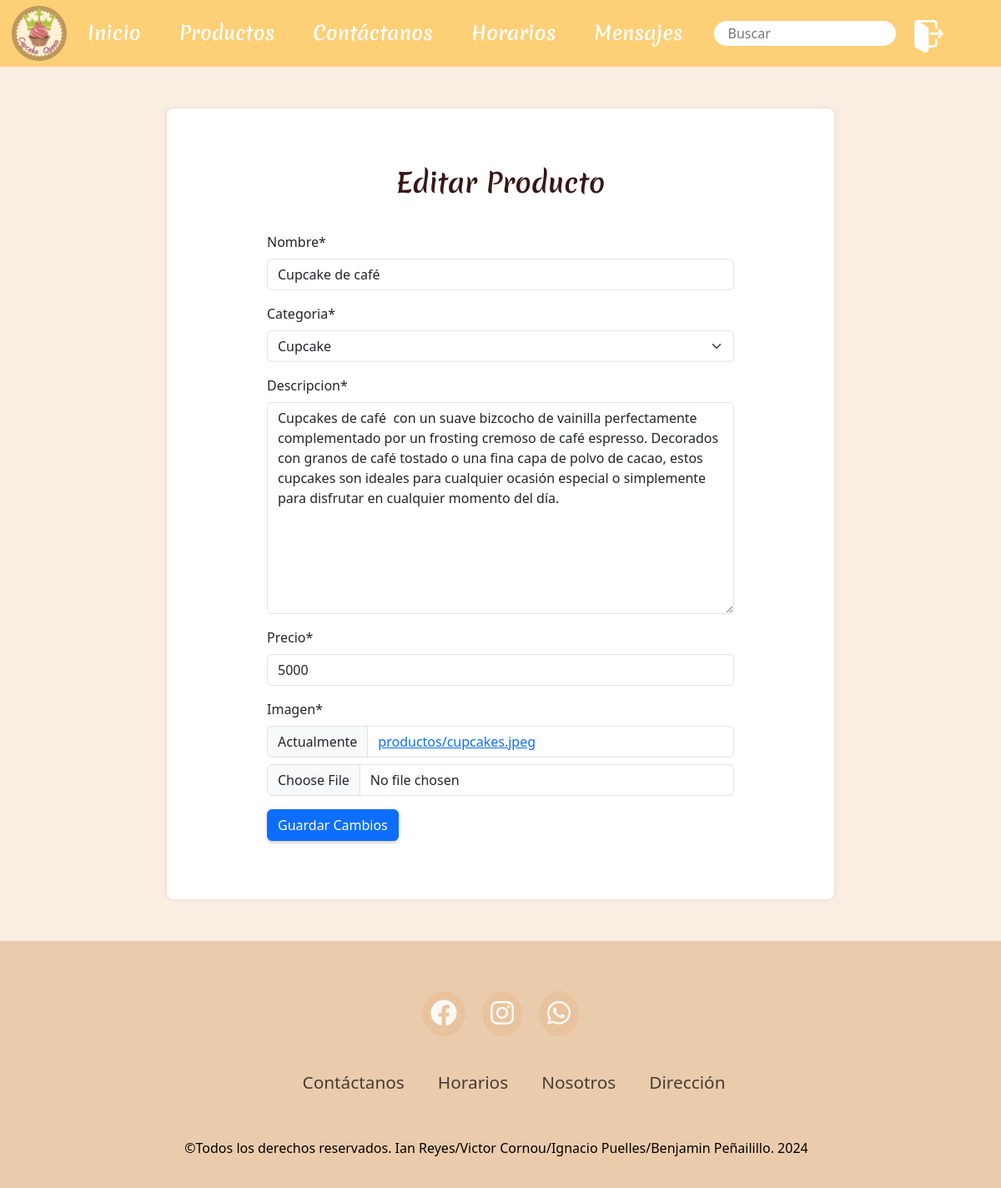
The app's page /editar/21/ (signed in) with its own data.
### pagina/models.py (models this page shows, shortened)
class Producto(models.Model):
    nombre = models.CharField(max_length=100)
    categoria = models.ForeignKey(Categoria, on_delete=models.CASCADE, default=1)
    descripcion = models.TextField()
    precio = models.IntegerField()
    imagen = models.ImageField(upload_to='productos/')

class Categoria(models.Model):
    nombre = models.CharField(max_length=100, unique=True)
    descripcion = models.TextField(blank=True, null=True)
    def __str__(self):
        return self.nombre

### pagina/views.py (the view)
# urls.py: path('editar/<int:producto_id>/', views.editarProducto, name='editarProducto'),
@user_passes_test(superuser_required)
def editarProducto(request, producto_id):
    producto = get_object_or_404(Producto, id=producto_id)
    if request.method == 'POST':
        form = ProductoForm(request.POST, request.FILES, instance=producto)
        if form.is_valid():
            form.save()
            return redirect('productos')
    else:
        form = ProductoForm(instance=producto)
    return render(request, 'editarProducto.html', {'form': form, 'producto': producto})

### pagina/forms.py
class ProductoForm(forms.ModelForm):
    class Meta:
        model = Producto
        fields = ['nombre', 'categoria', 'descripcion', 'precio', 'imagen']

### pagina/views.py (called while the page is built)
def superuser_required(user):
    return user.is_superuser

### pagina/templates/editarProducto.html (shortened to what this page needs)
{% extends "base.html" %}
{% load crispy_forms_tags %}
{% block content %}
<div class="container-editar">
    <div class="editar">
        <h2>Editar Producto</h2>
        <div class="mami">
            <form method="post" enctype="multipart/form-data">
                {{ form|crispy }}
                <button type="submit" class="btn btn-primary">Guardar Cambios</button>
            </form>
        </div>
    </div>
</div>
{% endblock %}

### static/css/style.css (style rules this page uses)
button { background-color: #47a486; border: 0; border-radius: 5px; box-shadow: 0 2px 4px rgba(0, 0, 0, 0.2); color: white; font-size: 14px; padding: 10px 25px; }
.fondo-index { background-color: #faeee3; background-blend-mode: lighten; height: 100%; width: 100%; z-index: -5; position: relative; }
* { padding: 0; margin: 0; box-sizing: border-box; }
body { display: flex; flex-direction: column; min-height: 100vh; }
.btn-primary { background-color: #007bff; color: #fff; border: none; padding: 10px 20px; font-size: 1em; cursor: pointer; border-radius: 4px; }
.container-editar { background-color: white; margin: 50px auto; padding: 20px; box-shadow: 0 0 5px rgba(0, 0, 0, 0.1); border-radius: 8px; }
.container-editar h2 { color: #381715; font-family: 'Merienda', cursive; margin-bottom: 40px; text-align: center; font-size: 32px; }
.editar { margin: 50px auto; }
@media (min-width: 1200px) { .container-editar { margin-left: 200px; margin-right: 200px; } }
@media (min-width: 1200px) { .editar { margin-left: 100px; margin-right: 100px; } }

### records on screen
Producto: nombre "Cupcake de café", categoria "Cupcake", descripcion "Cupcakes de café con un suave bizcocho de vainilla perfectamente complementado por un frosting cremoso de café espresso. Decorados con granos de café tostado o una fina capa de polvo de cacao, estos cupcakes son ideales para cualquier ocasión especial o simplemente para disfrutar en cualquier momento del día.", precio "5000"
